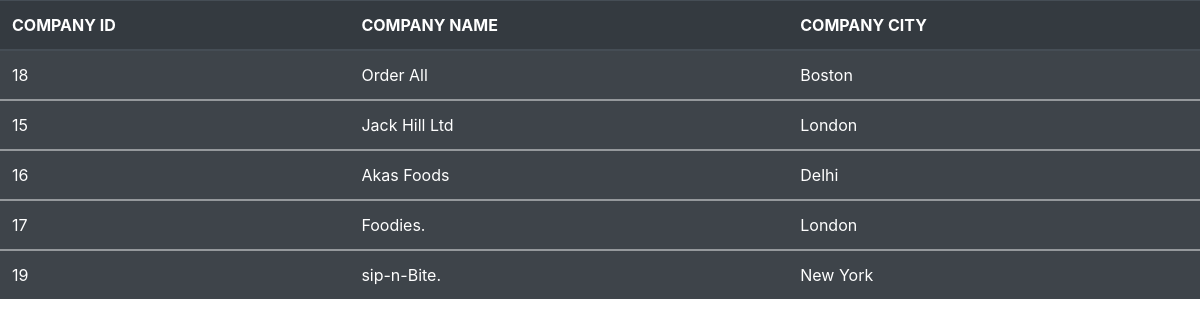
The app's page /view_company.php with its own data.
### tables this page shows
CREATE TABLE IF NOT EXISTS `company` (
  `COMPANY_ID` varchar(6) NOT NULL DEFAULT '',
  `COMPANY_NAME` varchar(25) DEFAULT NULL,
  `COMPANY_CITY` varchar(25) DEFAULT NULL,
  PRIMARY KEY (`COMPANY_ID`)
);

### view_company.php (the view, shortened to what this page needs)
<?php
    include 'connection.php';
    $query = mysqli_query ($connection , "SELECT * FROM company");
?>
<!DOCTYPE html>
<html lang="en">
<head>
    <link rel = "stylesheet" href = "bootstrap/css/bootstrap.min.css">
</head>
<body>
    <table class = "table table-dark table-striped">
        <thead>
        <tr>
        <th>COMPANY ID</th>
        <th>COMPANY NAME</th>
        <th>COMPANY CITY</th>
        </tr>
        </thead>
        <?php
       while ($data = mysqli_fetch_array($query)){
        ?>
    <tbody>
        <tr>
            <td>
                <?php echo $data['COMPANY_ID'];  ?>
            </td>
            <td>
                <?php echo $data['COMPANY_NAME'];  ?>
            </td>
            <td>
                <?php echo $data['COMPANY_CITY'];  ?>
            </td>
            <?php } ?>
        </tr>
    </tbody>
        </table>
</body>
</html>

### records on screen
company: COMPANY_ID "18", COMPANY_NAME "Order All", COMPANY_CITY "Boston"
company: COMPANY_ID "15", COMPANY_NAME "Jack Hill Ltd", COMPANY_CITY "London"
company: COMPANY_ID "16", COMPANY_NAME "Akas Foods", COMPANY_CITY "Delhi"
company: COMPANY_ID "17", COMPANY_NAME "Foodies.", COMPANY_CITY "London"
company: COMPANY_ID "19", COMPANY_NAME "sip-n-Bite.", COMPANY_CITY "New York"
